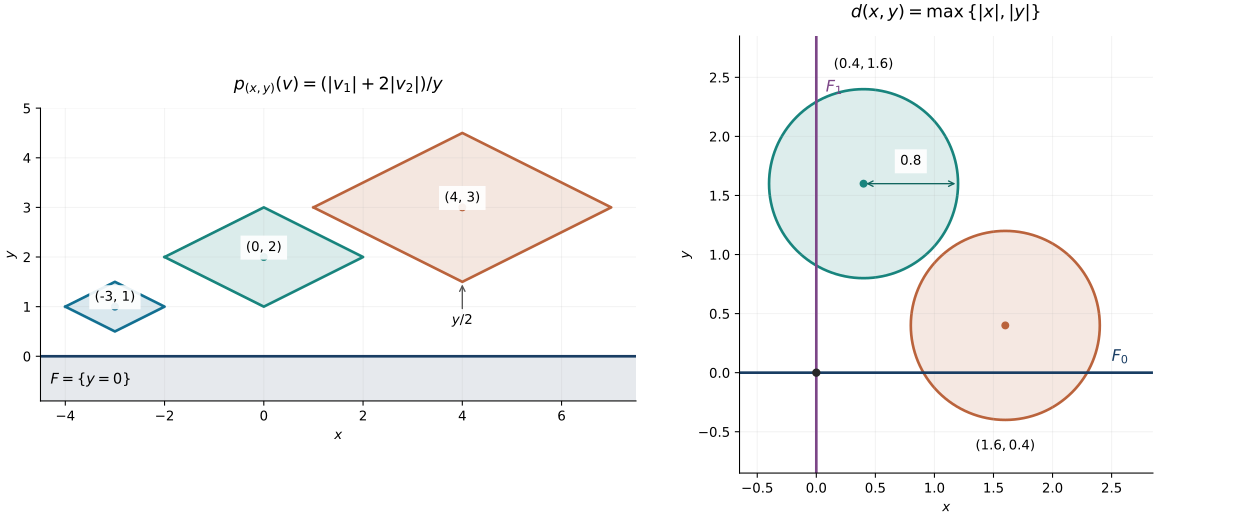

Recreate this plot in Python.
"""Exact moving-norm balls and the closed-set distance exclusion."""
from pathlib import Path
import numpy as np
import matplotlib
matplotlib.use('Agg')
import matplotlib.pyplot as plt
from matplotlib.patches import Polygon,Circle

fig,axes=plt.subplots(1,2,figsize=(13,5.4),constrained_layout=True)
ax=axes[0]
ax.axhline(0,color='#193d63',lw=2)
ax.fill_between([-4.5,7.5],-1,0,color='#e6e9ed')
for (x,y),color in zip([(-3,1),(0,2),(4,3)],['#126f91','#18847d','#ba633c']):
    vertices=np.array([[x-y,y],[x,y+y/2],[x+y,y],[x,y-y/2]])
    ax.add_patch(Polygon(vertices,closed=True,facecolor=color,alpha=.16))
    ax.plot(*np.vstack([vertices,vertices[0]]).T,color=color,lw=2)
    ax.scatter([x],[y],color=color,s=25)
    ax.text(x,y+.12,f'({x}, {y})',ha='center',fontsize=10,
            bbox=dict(facecolor='white',edgecolor='none',alpha=.9))
ax.annotate(r'$y/2$',xy=(4,1.5),xytext=(4,.65),ha='center',
            arrowprops=dict(arrowstyle='->',color='#555'))
ax.text(-4.3,-.55,r'$F=\{y=0\}$',fontsize=11)
ax.set_xlim(-4.5,7.5);ax.set_ylim(-.9,5)
ax.set_xlabel(r'$x$');ax.set_ylabel(r'$y$')
ax.set_title(r'$p_{(x,y)}(v)=(|v_1|+2|v_2|)/y$',pad=14,fontsize=13)
ax=axes[1]
ax.axhline(0,color='#193d63',lw=2,label=r'$F_0$')
ax.axvline(0,color='#7c4687',lw=2,label=r'$F_1$')
for center,color,label in [((.4,1.6),'#18847d',r'$d=1.6,\ r=0.8$'),
                           ((1.6,.4),'#ba633c',r'$d=1.6,\ r=0.8$')]:
    ax.add_patch(Circle(center,.8,facecolor=color,alpha=.15))
    ax.add_patch(Circle(center,.8,fill=False,edgecolor=color,lw=2))
    ax.scatter(*center,color=color,s=25)
ax.text(.4,2.58,r'$(0.4,1.6)$',ha='center',fontsize=10)
ax.text(1.6,-.65,r'$(1.6,0.4)$',ha='center',fontsize=10)
ax.annotate('',xy=(1.2,1.6),xytext=(.4,1.6),
            arrowprops=dict(arrowstyle='<->',color='#12665f'))
ax.text(.8,1.76,r'$0.8$',ha='center',fontsize=10,
        bbox=dict(facecolor='white',edgecolor='none',alpha=.9))
ax.text(2.5,.10,r'$F_0$',color='#193d63',fontsize=12)
ax.text(.08,2.38,r'$F_1$',color='#7c4687',fontsize=12)
ax.scatter([0],[0],color='#272727',zorder=5,s=28)
ax.set_xlim(-.65,2.85);ax.set_ylim(-.85,2.85)
ax.set_xlabel(r'$x$');ax.set_ylabel(r'$y$')
ax.set_title(r'$d(x,y)=\max\{|x|,|y|\}$',pad=14,fontsize=13)
for ax in axes:
    ax.set_aspect('equal')
    ax.grid(alpha=.16)
    ax.spines[['top','right']].set_visible(False)
out=Path(__file__).resolve().parent
for ext in ['png','svg']:
    fig.savefig(out/f'moving-norm-separation.{ext}',dpi=160,
                metadata={'Creator':'GPT-6 Astra (OpenAI)'} if ext=='svg' else None)
    if ext=='svg':
        p=out/'moving-norm-separation.svg'
        p.write_text('\n'.join(s.rstrip() for s in p.read_text(encoding='utf-8').splitlines())+'\n',encoding='utf-8',newline='\n')
